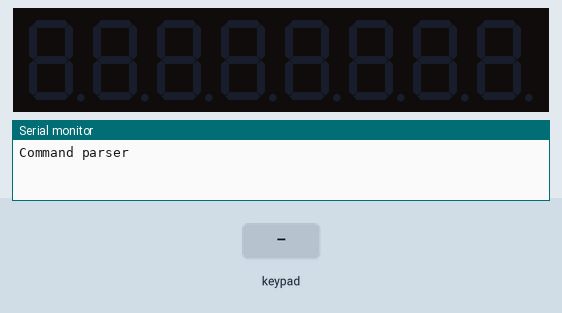
The sketch below on a simulated Arduino Uno, built with avr-gcc and run on an emulated ATmega328P. Parts: 8-digit seven-segment display, the last lines printed to the serial monitor. Inputs (shaded band) come from the test bench.

Above: at 1.2 s.
1.3 s: keypad keys 1 2 3 4 pressed 0.4 s apart
At 2.7 s:
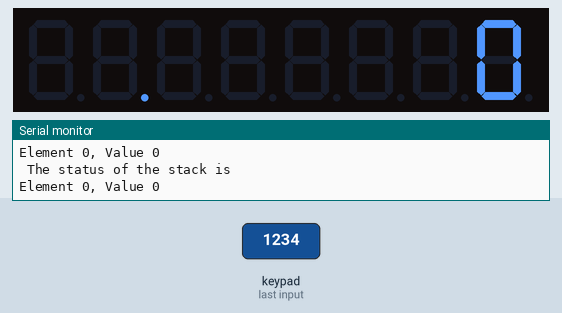
4.4 s: key '5' pressed
At 5.6 s:
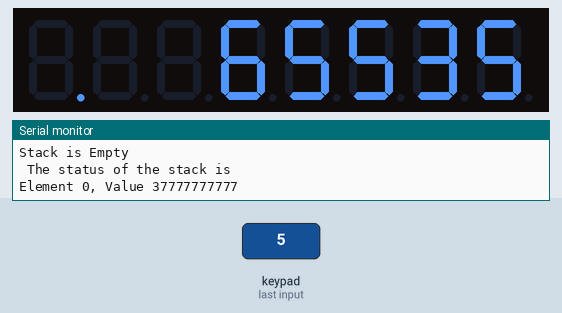
5.9 s: key '3' pressed
7.4 s: keypad keys 1 2 3 4 A pressed 0.4 s apart
At 10.4 s:
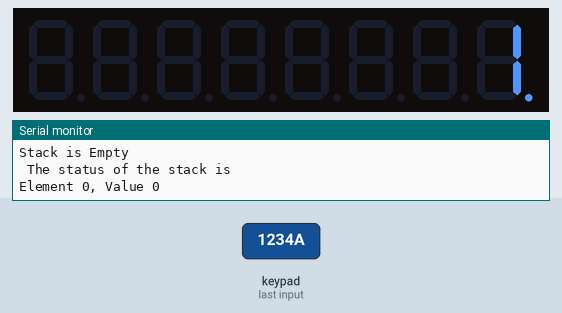
Timing chart, 0 to 11.9 s (numbered marks = the images above; inputs shaded):
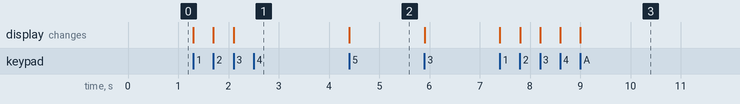

The sketch:

tm1338qyf_command_line.ino
```cpp
/*
command line example for TM1638.
djrm 22 Dec 2018, based on PDP-11/34 console
*/

#include <TM1638.h>
#include <TM1638QYF.h>
#include "GString.h"

TM1638QYF tm1638(3, 2, 5);
TM1638QYF* _tm1638;
unsigned char ledbit = 1;
char buf[80];

// global text command buffer used to hold digits from keypad
#define CMDLEN 8        // max no of digits
char cmdline[CMDLEN+1]; // add 1 for NULL terminator;
int cmdindex = 0;       // actual number of digits

// global variables
unsigned long load_address = 0777777; // read by DISAD, set by LAD
unsigned long deposit_data = 0123;    // set by DEP, read by EXAM
unsigned long load_status = 0567;     // set by LSR

// lookup table entry used to find ASCII value from button press
typedef struct t_keymap {
  const word buttoncode; // binary button code
  const char character;  // ASCII key value
};

#define MAXSIZE 5
struct stack
{
    unsigned int stk[MAXSIZE];
    int top;
};
typedef struct stack STACK;
STACK s;

void stk_push(unsigned int);
unsigned int  stk_pop(void);
void stk_display(void);

// 4x4 keypad single press button values mapped to ASCII characters
#define NUM_KEY_LOOKUP 17
t_keymap const keymap[NUM_KEY_LOOKUP] =
{
  {0x0,  '.'},   // default value when search fails
  {0x1,   'A'},  {0x2,   '7'},  {0x4,   'C'},  {0x8,   'D'},
  {0x10,  'E'},  {0x20,  '4'},  {0x40,  '5'},  {0x80,  '6'},
  {0x100, 'I'},  {0x200, '1'},  {0x400, '2'},  {0x800, '3'},
  {0x1000,'M'},  {0x2000,'0'},  {0x4000,'O'},  {0x8000,'P'},
};

// non numeric buttons have commands associated
#define BTN_DISAD 'A'
#define BTN_EXAM  'C'
#define BTN_DEP   'D'
#define BTN_LAD   'E'
#define BTN_LSR   'I'
#define BTN_CLR   'M'
#define BTN_INIT  'O'
#define BTN_CNTRL 'P'

// search for ACSII equivalent to button press
char lookupkey(word mybutton)
{
  int i;
  for(i = 0; i < NUM_KEY_LOOKUP; i++)
  {
    if(keymap[i].buttoncode == mybutton)
      return keymap[i].character; // key found
  }
  return keymap[0].character;     // default
}

// add key character to line buffer
int bufferupdate(char mykey)
{
  if (BTN_CLR == mykey)        // clear all key buffer
  {
    cmdindex = 0;
    cmdline[cmdindex] = 0;
  }
  else if (BTN_CNTRL == mykey) // erase last key only
  {
    if(cmdindex > 0)
    {
      cmdindex -= 1;
      cmdline[cmdindex] = 0;
    }
  }
  // add digit 0 to 7 to end of buffer
  else if(isdigit(mykey))
  {
    cmdline[cmdindex] = mykey;
    cmdindex += 1;
    cmdline[cmdindex] = 0;
  }
  else // must be a command key
  {
    return mykey;
  }
  return 0;
}

// right justify command line in display
void displayupdate(char* mycmdline)
{
  int i;
  int j = 0;
  char displaybuffer[CMDLEN+1];
  for(i = cmdindex; i < CMDLEN; i++)
  {
      displaybuffer[j++] = ' ';
  }
  for(i = 0; i < cmdindex; i++)
  {
      displaybuffer[j++] = mycmdline[i];
  }
  displaybuffer[CMDLEN] = 0;
  _tm1638->setDisplayToString(displaybuffer, 1);
}

void commandprocess(int mycommand)
{
  switch (mycommand) {
  case BTN_DISAD:
    _tm1638->setDisplayToDecNumber(load_address, 1<<7,false);
    stk_display();

    break;
  case BTN_DEP:
    deposit_data = strtol(cmdline, NULL, 8);
    stk_push(deposit_data);
    _tm1638->setDisplayToDecNumber(deposit_data, 1<<6, false);
    bufferupdate(BTN_CLR);
    break;
  case BTN_EXAM:
    deposit_data=stk_pop();
    _tm1638->setDisplayToDecNumber(deposit_data, 1<<6, false);
    bufferupdate(BTN_CLR);
    break;
  case BTN_LAD:
//    load_address =stk_pop() + strtol(cmdline, NULL, 8);
    load_address = stk_pop() + stk_pop();
    stk_push(load_address);
    _tm1638->setDisplayToDecNumber(load_address, 1<<7,false);
    bufferupdate(BTN_CLR);
    break;
  case BTN_LSR:
//    load_address = stk_pop() - strtol(cmdline, NULL, 8);
    load_address = stk_pop() - stk_pop();
    stk_push(load_address);
    _tm1638->setDisplayToDecNumber(load_address, 1<<7,false);
    bufferupdate(BTN_CLR);
    break;
  default:
    displayupdate(cmdline);
    break;
  }
}

//--------------------------------------------

void update(void) {

  static word prevbutton = 0; // used to prevent button autorepeat
  word buttons;               // actual key code of button pressed
  char keypress;              // ASCII translation
  int command;                // non numeric command key

  buttons = _tm1638->getButtons();
  if (buttons != 0) // button pressed
  {
    if (buttons != prevbutton) // if new key press
    {
        keypress = lookupkey(buttons);  // convert to ASCII
        command=bufferupdate(keypress); // add digit to commandline buffer
        commandprocess(command);        // process command button press
    }
    prevbutton=buttons; // save key press for test above
  }
  else
  {
    if(prevbutton != 0)   // only update prevbutton if neccessary
    {
      prevbutton=buttons; // allow new button when finger off button (0)
    }
  }
}

//--------------------------------------------------------------

/*  Function to add an element to the stack */
void stk_push (unsigned int num)
{
    if (s.top == (MAXSIZE - 1))
    {
        Serial.print("Stack is Full\n");
        return;
    }
    else
    {
        s.top = s.top + 1;
        s.stk[s.top] = num;
        stk_display();
    }
    return;
}

/*  Function to delete an element from the stack */
unsigned int stk_pop ()
{
    unsigned int num;
    if (s.top == (int)- 1)
    {
       Serial.write("Stack is Empty\n");
        return (s.top);
    }
    else
    {
        num = s.stk[s.top];
        stk_display();
        s.top = s.top - 1;
    }
    return(num);
}

/*  Function to display the status of the stack */
void stk_display ()
{
    int i;
    if (s.top == -1)
    {
        Serial.print("Stack is empty\n");
        return;
    }
    else
    {
        Serial.print("\n The status of the stack is \n");
        for (i = s.top; i >= 0; i--)
        {
          sprintf(buf, "Element %d, Value %j\n",i, s.stk[i]);
          Serial.print(buf);
        }
    }
    Serial.print("\n");
}

void setup(void) {
  Serial.begin(115200);
  Serial.println("Command parser");

  _tm1638 = &tm1638;
  _tm1638->setupDisplay(true, 7);
  _tm1638->setDisplayToString("", 1);
  cmdindex = 0;
  cmdline[cmdindex] = 0;
}

void loop(void) {
  update();
}
```

Source omitted: GString.h (13697 bytes)

Measured:
- after the input at 1.3 s, the display: first changes at once (image 1 shows a later state)
- after the input at 4.4 s, the display: changes at once (image 2)
- after the input at 7.4 s, the display: first changes at once (image 3 shows a later state)
